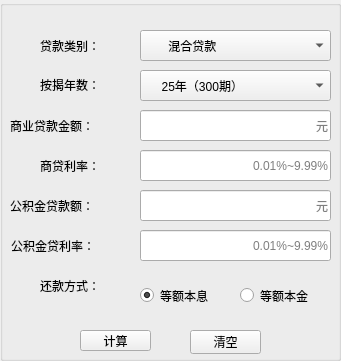
  <widget class="QGroupBox" name="groupBoxhunhe">
   <property name="geometry">
    <rect>
     <x>70</x>
     <y>100</y>
     <width>341</width>
     <height>361</height>
    </rect>
   </property>
   <property name="title">
    <string/>
   </property>
   <widget class="QRadioButton" name="radioButton_5">
    <property name="geometry">
     <rect>
      <x>140</x>
      <y>280</y>
      <width>91</width>
      <height>31</height>
     </rect>
    </property>
    <property name="text">
     <string>等额本息</string>
    </property>
    <property name="checked">
     <bool>true</bool>
    </property>
   </widget>
   <widget class="QPushButton" name="pushButton_22">
    <property name="geometry">
     <rect>
      <x>190</x>
      <y>330</y>
      <width>71</width>
      <height>24</height>
     </rect>
    </property>
    <property name="text">
     <string>清空</string>
    </property>
   </widget>
   <widget class="QComboBox" name="comboBox_21">
    <property name="geometry">
     <rect>
      <x>140</x>
      <y>30</y>
      <width>191</width>
      <height>31</height>
     </rect>
    </property>
    <property name="editable">
     <bool>false</bool>
    </property>
    <property name="currentIndex">
     <number>2</number>
    </property>
    <item>
     <property name="text">
      <string extracomment="这是商业贷款">       商业贷款</string>
     </property>
    </item>
    <item>
     <property name="text">
      <string>      公积金贷款</string>
     </property>
    </item>
    <item>
     <property name="text">
      <string>       混合贷款</string>
     </property>
    </item>
   </widget>
   <widget class="QLabel" name="label_30">
    <property name="geometry">
     <rect>
      <x>40</x>
      <y>270</y>
      <width>81</width>
      <height>31</height>
     </rect>
    </property>
    <property name="text">
     <string>还款方式：</string>
    </property>
   </widget>
   <widget class="QPushButton" name="pushButton_21">
    <property name="geometry">
     <rect>
      <x>80</x>
      <y>330</y>
      <width>71</width>
      <height>21</height>
     </rect>
    </property>
    <property name="text">
     <string>计算</string>
    </property>
   </widget>
   <widget class="QLabel" name="label_31">
    <property name="geometry">
     <rect>
      <x>40</x>
      <y>30</y>
      <width>81</width>
      <height>31</height>
     </rect>
    </property>
    <property name="text">
     <string>贷款类别：</string>
    </property>
   </widget>
   <widget class="QRadioButton" name="radioButton_6">
    <property name="geometry">
     <rect>
      <x>240</x>
      <y>280</y>
      <width>91</width>
      <height>31</height>
     </rect>
    </property>
    <property name="text">
     <string>等额本金</string>
    </property>
   </widget>
   <widget class="QLineEdit" name="lineEdit_21">
    <property name="geometry">
     <rect>
      <x>140</x>
      <y>110</y>
      <width>191</width>
      <height>31</height>
     </rect>
    </property>
    <property name="layoutDirection">
     <enum>Qt::LeftToRight</enum>
    </property>
    <property name="inputMask">
     <string/>
    </property>
    <property name="text">
     <string/>
    </property>
    <property name="maxLength">
     <number>8</number>
    </property>
    <property name="frame">
     <bool>true</bool>
    </property>
    <property name="cursorPosition">
     <number>0</number>
    </property>
    <property name="alignment">
     <set>Qt::AlignRight|Qt::AlignTrailing|Qt::AlignVCenter</set>
    </property>
    <property name="placeholderText">
     <string>元</string>
    </property>
   </widget>
   <widget class="QLabel" name="label_32">
    <property name="geometry">
     <rect>
      <x>10</x>
      <y>110</y>
      <width>111</width>
      <height>31</height>
     </rect>
    </property>
    <property name="text">
     <string>商业贷款金额：</string>
    </property>
   </widget>
   <widget class="QLineEdit" name="lineEdit_23">
    <property name="geometry">
     <rect>
      <x>140</x>
      <y>190</y>
      <width>191</width>
      <height>31</height>
     </rect>
    </property>
    <property name="maxLength">
     <number>8</number>
    </property>
    <property name="alignment">
     <set>Qt::AlignRight|Qt::AlignTrailing|Qt::AlignVCenter</set>
    </property>
    <property name="placeholderText">
     <string>元</string>
    </property>
   </widget>
   <widget class="QLabel" name="label_33">
    <property name="geometry">
     <rect>
      <x>10</x>
      <y>190</y>
      <width>111</width>
      <height>31</height>
     </rect>
    </property>
    <property name="text">
     <string>公积金贷款额：</string>
    </property>
   </widget>
   <widget class="QLineEdit" name="lineEdit_22">
    <property name="geometry">
     <rect>
      <x>140</x>
      <y>150</y>
      <width>191</width>
      <height>31</height>
     </rect>
    </property>
    <property name="maxLength">
     <number>10</number>
    </property>
    <property name="alignment">
     <set>Qt::AlignRight|Qt::AlignTrailing|Qt::AlignVCenter</set>
    </property>
    <property name="placeholderText">
     <string>0.01%~9.99%</string>
    </property>
   </widget>
   <widget class="QLabel" name="label_34">
    <property name="geometry">
     <rect>
      <x>40</x>
      <y>150</y>
      <width>81</width>
      <height>31</height>
     </rect>
    </property>
    <property name="text">
     <string>商贷利率：</string>
    </property>
   </widget>
   <widget class="QLineEdit" name="lineEdit_24">
    <property name="geometry">
     <rect>
      <x>140</x>
      <y>230</y>
      <width>191</width>
      <height>31</height>
     </rect>
    </property>
    <property name="maxLength">
     <number>10</number>
    </property>
    <property name="alignment">
     <set>Qt::AlignRight|Qt::AlignTrailing|Qt::AlignVCenter</set>
    </property>
    <property name="placeholderText">
     <string>0.01%~9.99%</string>
    </property>
   </widget>
   <widget class="QLabel" name="label_35">
    <property name="geometry">
     <rect>
      <x>11</x>
      <y>230</y>
      <width>101</width>
      <height>31</height>
     </rect>
    </property>
    <property name="text">
     <string>公积金贷利率：</string>
    </property>
   </widget>
   <widget class="QLabel" name="label_29">
    <property name="geometry">
     <rect>
      <x>40</x>
      <y>69</y>
      <width>91</width>
      <height>31</height>
     </rect>
    </property>
    <property name="text">
     <string>按揭年数：</string>
    </property>
   </widget>
   <widget class="QComboBox" name="comboBox_22">
    <property name="geometry">
     <rect>
      <x>140</x>
      <y>70</y>
      <width>191</width>
      <height>31</height>
     </rect>
    </property>
    <item>
     <property name="text">
      <string>     25年（300期）</string>
     </property>
    </item>
    <item>
     <property name="text">
      <string>     24年（288期）</string>
     </property>
    </item>
    <item>
     <property name="text">
      <string>     23年（276期）</string>
     </property>
    </item>
    <item>
     <property name="text">
      <string>     22年（264期）</string>
     </property>
    </item>
    <item>
     <property name="text">
      <string>     21年（252期）</string>
     </property>
    </item>
    <item>
     <property name="text">
      <string>     20年（240期）</string>
     </property>
    </item>
    <item>
     <property name="text">
      <string>     19年（228期）</string>
     </property>
    </item>
    <item>
     <property name="text">
      <string>     18年（216期）</string>
     </property>
    </item>
    <item>
     <property name="text">
      <string>     17年（204期）</string>
     </property>
    </item>
    <item>
     <property name="text">
      <string>     16年（192期）</string>
     </property>
    </item>
    <item>
     <property name="text">
      <string>     15年（180期）</string>
     </property>
    </item>
    <item>
     <property name="text">
      <string>     14年（168期）</string>
     </property>
    </item>
    <item>
     <property name="text">
      <string>     13年（156期）</string>
     </property>
    </item>
    <item>
     <property name="text">
      <string>     12年（144期）</string>
     </property>
    </item>
    <item>
     <property name="text">
      <string>     11年（132期）</string>
     </property>
    </item>
    <item>
     <property name="text">
      <string>     10年（120期）</string>
     </property>
    </item>
    <item>
     <property name="text">
      <string>      9年（108期）</string>
     </property>
    </item>
    <item>
     <property name="text">
      <string>      8年（96期）</string>
     </property>
    </item>
    <item>
     <property name="text">
      <string>      7年（84期）</string>
     </property>
    </item>
    <item>
     <property name="text">
      <string>      6年（72期）</string>
     </property>
    </item>
    <item>
     <property name="text">
      <string>      5年（60期）</string>
     </property>
    </item>
    <item>
     <property name="text">
      <string>      4年（48期）</string>
     </property>
    </item>
    <item>
     <property name="text">
      <string>      3年（36期）</string>
     </property>
    </item>
    <item>
     <property name="text">
      <string>      2年（24期）</string>
     </property>
    </item>
    <item>
     <property name="text">
      <string>      1年（12期）</string>
     </property>
    </item>
   </widget>
  </widget>
